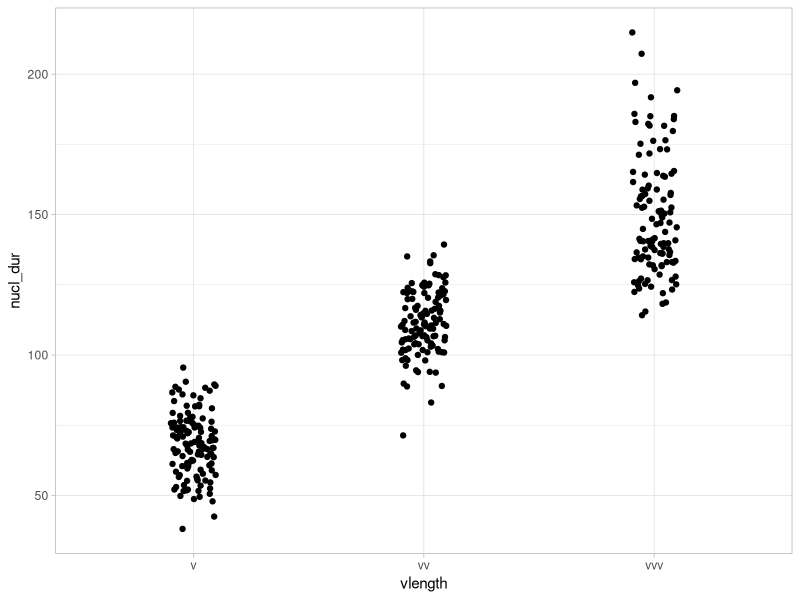
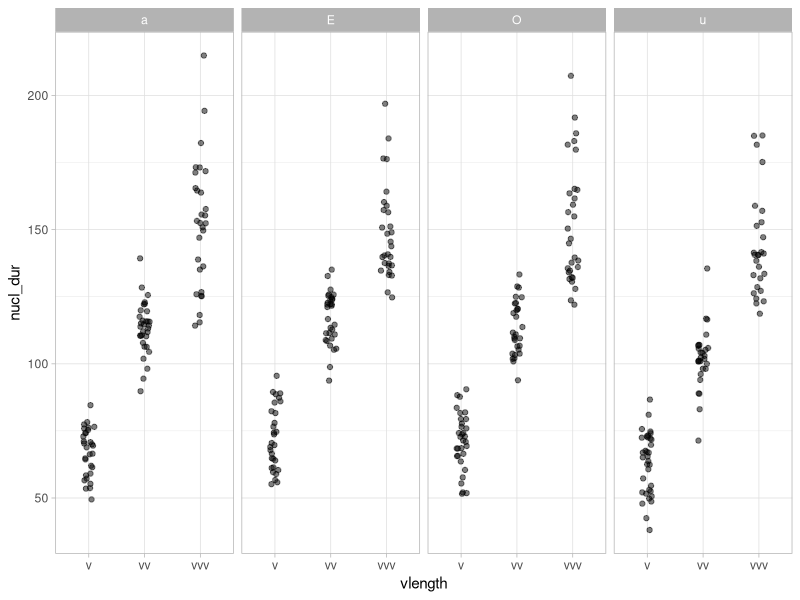
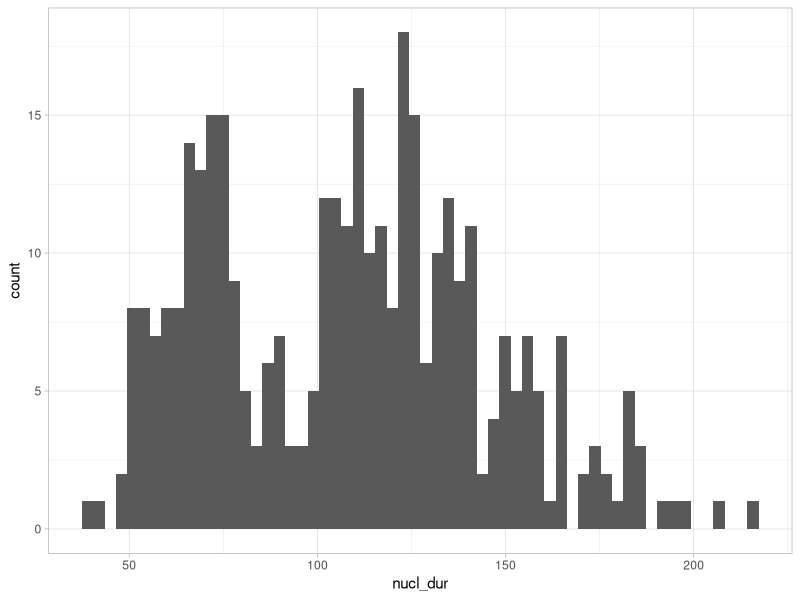
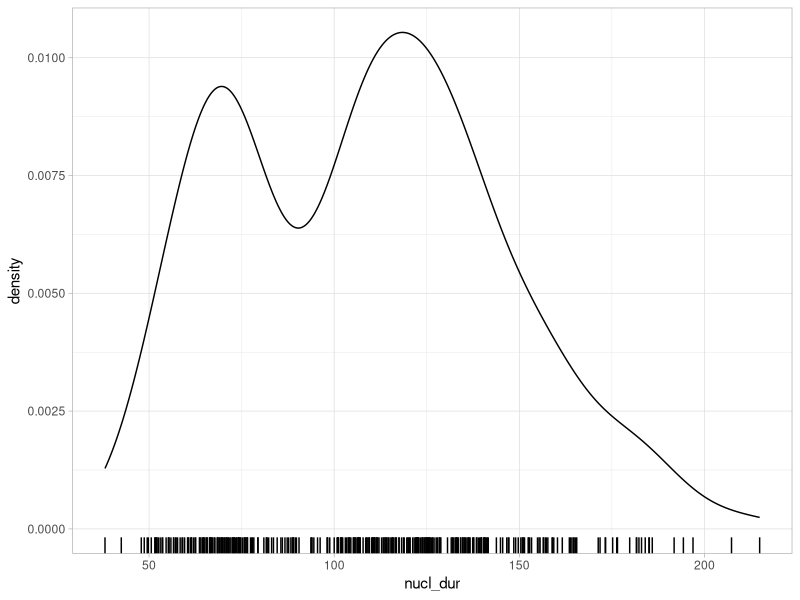
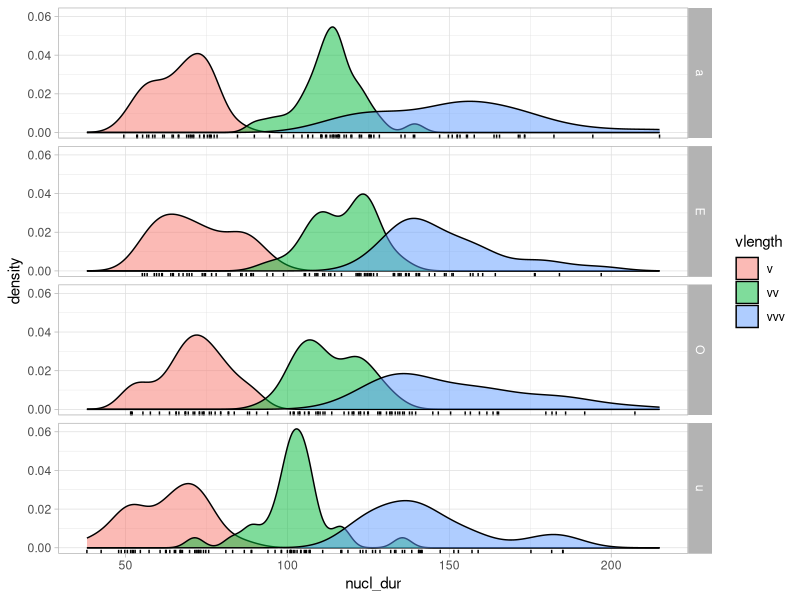
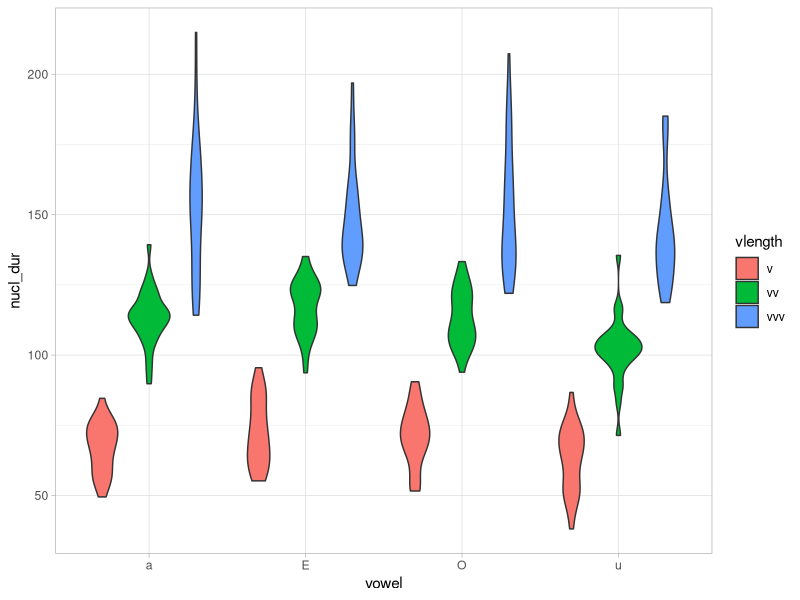
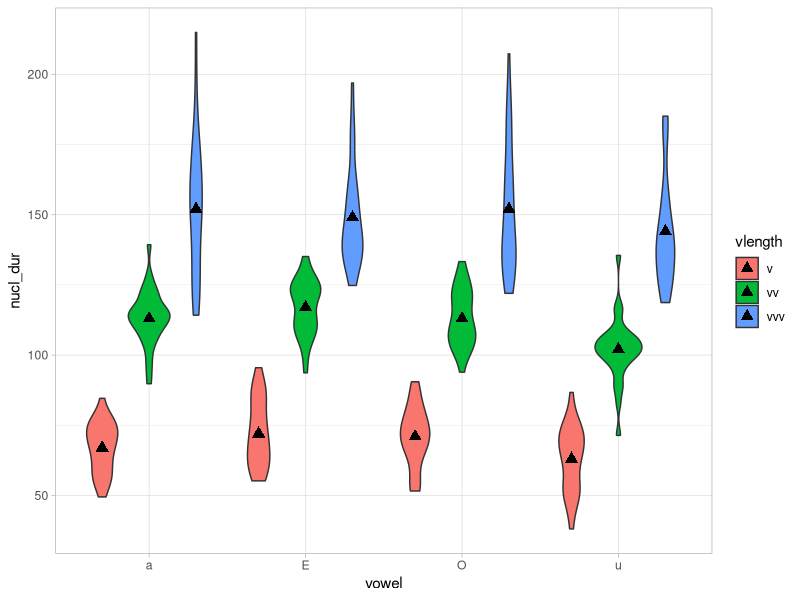
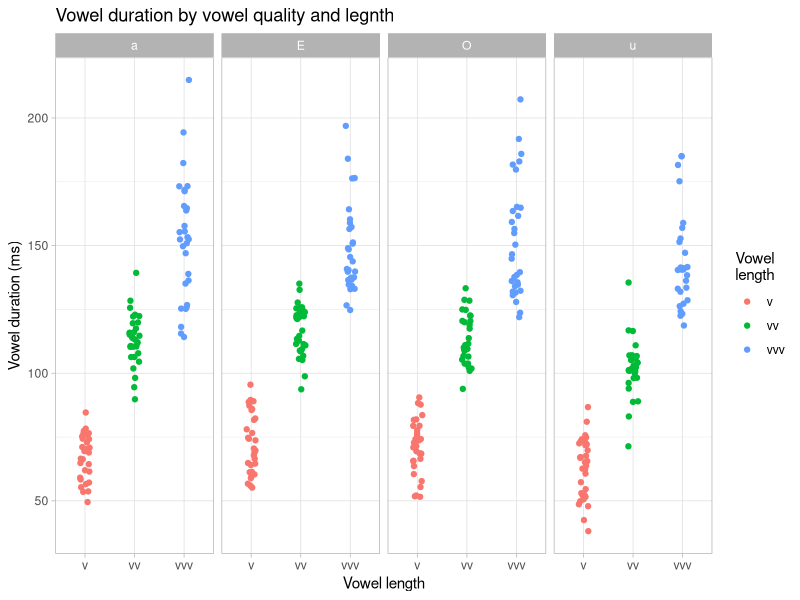

Source code (R) for these figures, in order:
## ---- chunk 1
knitr::opts_chunk$set(echo = TRUE)
knitr::opts_knit$set(root.dir = here::here())
library(tidyverse)
theme_set(theme_light())
## ---- chunk 2
library(tidyverse)
## ---- chunk 3
duration <- read_delim("data/duration.txt")
## ---- chunk 4
duration
## ---- chunk 5
head(duration)
## ---- chunk 6
head(duration, 10)
## ---- chunk 7
duration <- duration %>%
  mutate(
    nucl_dur = nucl_dur * 1000,
    coda_dur = coda_dur * 1000
  )
## ---- chunk 8
# The dollar sign $ is a way of accessing just one specific column,
# In this case the nucl_dur colum
summary(duration$nucl_dur)
## ---- chunk 9
mean(duration$nucl_dur)
median(duration$nucl_dur)
sd(duration$nucl_dur)
## ---- chunk 10
mean(duration$coda)
## ---- chunk 11
dur_summ <- duration %>%
  group_by(vowel) %>%               # this is called a "pipe", see below
  summarise(
    # COLUMN_NAME = FUNCTION
    dur_mean = mean(nucl_dur),
    dur_sd = sd(nucl_dur)
  )

dur_summ
## ---- chunk 12
dur_summ_1 <- duration %>%
  group_by(vowel) %>%               # this is called a "pipe", see below
  summarise(
    dur_mean = round(mean(nucl_dur)),
    dur_sd = round(sd(nucl_dur))
  )

dur_summ_1
## ---- chunk 13
dur_summ_2 <- duration %>%
  group_by(vowel, vlength) %>%
  summarise(
    dur_mean = round(mean(nucl_dur)),
    dur_sd = round(sd(nucl_dur)),
    obs_n = n() # number of observations per group
  )

dur_summ_2
## ---- chunk 14
ggplot(data = duration, mapping = aes(vlength, nucl_dur)) +
  # try width values 0.2, 0.5, 0.8 to see what the argument does
  geom_jitter(width = 0.1)
## ---- chunk 15
ggplot(
  data = duration,
  mapping = aes(x = vlength, y = nucl_dur)
) +
  # Can you guess what the alpha argument does?
  geom_jitter(width = 0.1, alpha = 0.5) +
  facet_grid(~ vowel)
## ---- chunk 16
duration %>%
  ggplot(aes(x = nucl_dur)) +
  # Try different numbers of bins
  geom_histogram(bins = 60)
## ---- chunk 17
duration %>%
  ggplot(aes(x = nucl_dur)) +
  geom_density() +
  # geom_rug() adds ticks for each observation beneath the density
  geom_rug()
## ---- chunk 18
duration %>%
  ggplot(aes(x = nucl_dur, fill = vlength)) +
  geom_density(alpha = 0.5) +
  geom_rug() +
  facet_grid(vowel ~ .)
## ---- chunk 19
duration %>%
  ggplot(aes(x = vowel, y = nucl_dur, fill = vlength)) +
  geom_violin()
## ---- chunk 20
duration %>%
  ggplot(aes(x = vowel, y = nucl_dur, fill = vlength)) +
  geom_violin() +
  geom_point(
    data = dur_summ_2,
    aes(y = dur_mean),
    position = position_dodge(width = 0.9),
    size = 3, shape = 17
  )
## ---- chunk 21
violin_1 <- duration %>%
  ggplot(aes(x = vowel, y = nucl_dur, fill = vlength)) +
  geom_violin() +
  geom_point(
    data = dur_summ_2,
    aes(y = dur_mean),
    position = position_dodge(width = 0.9),
    size = 3, shape = 17
  )

# You can specify the width and height in inches
ggsave("img/violin-1.png", plot = violin_1, width = 7, height = 5)
## ---- chunk 22
ggplot(
  duration,
  aes(x = vlength, y = nucl_dur, colour = vlength)
) +
  geom_jitter(width = 0.1) +
  facet_grid(~ vowel) +
  labs(
    x = "Vowel length",
    y = "Vowel duration (ms)",
    colour = "Vowel\nlength",
    # You can also add title, subtitle, and caption
    title = "Vowel duration by vowel quality and legnth"
  )
## ---- chunk 23
mutate(
  duration,
  vowel = factor(vowel, levels = c("u", "O", "E", "a"))
) %>%
  ggplot(aes(x = vowel, y = nucl_dur, fill = vlength)) +
  geom_violin() +
  geom_point(
    data = dur_summ_2,
    aes(y = dur_mean),
    position = position_dodge(width = 0.9),
    size = 3, shape = 17
  )
